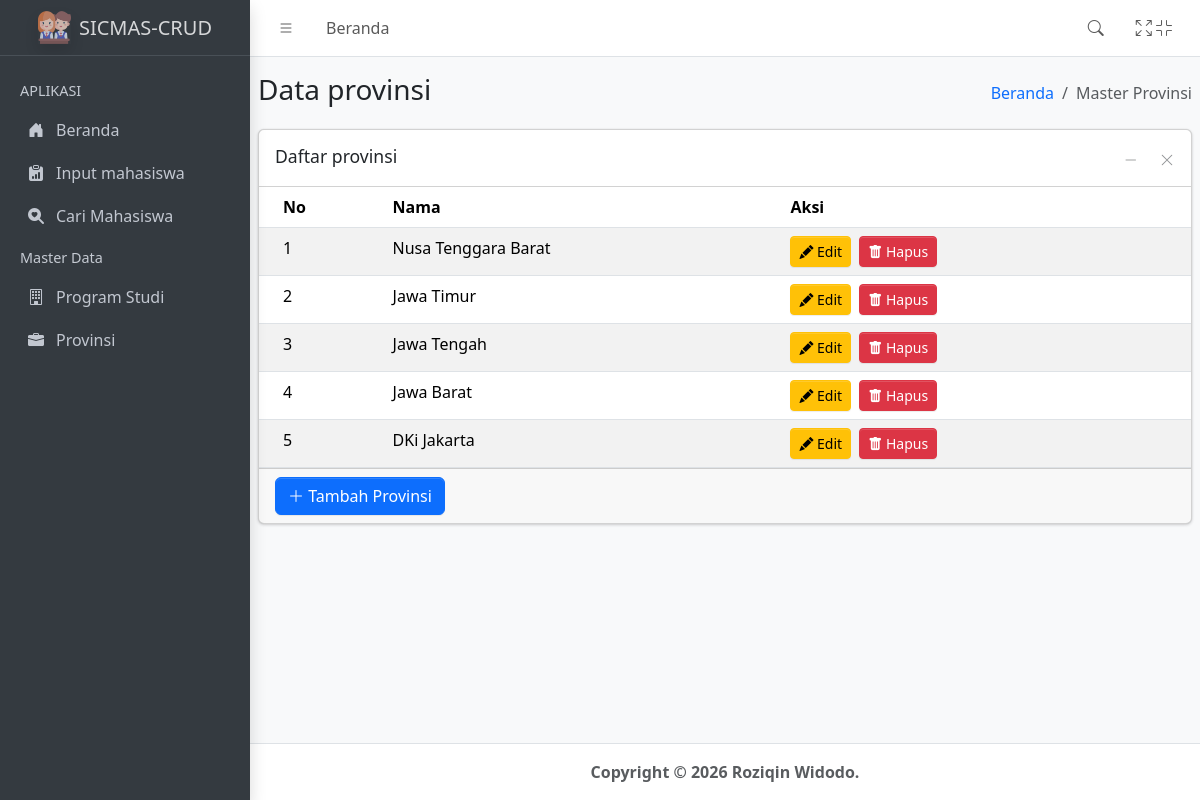
The app's page /crud-mahasiswa/master-provinsi-list.php with its own data.
### tables this page shows
CREATE TABLE `tb_provinsi` (
  `id_provinsi` smallint NOT NULL AUTO_INCREMENT,
  `nama_provinsi` varchar(50) NOT NULL,
  PRIMARY KEY (`id_provinsi`)
);

### crud-mahasiswa/config/db-config.php (called while the page is built, shortened)
<?php
class Database{
    private $db_host = "db";
    private $db_user = "root";
    private $db_pass = "root";
    private $db_name = "belajar-php-db";
    public function getConnection(){
        try{
            $this->conn = new mysqli(
                $this->db_host,
                $this->db_user,
                $this->db_pass,
                $this->db_name
            );
        }catch(Exception $e){
            die("Connection Error : ". $e->getMessage);
        }
    }
}

### crud-mahasiswa/config/master.php (called while the page is built, shortened)
<?php
include_once 'db-config.php';
class MasterData extends Database{
    public function getProvinsi(){
        $query = "SELECT * FROM tb_provinsi";
        $result = $this->conn->query($query);
        $provinsi = [];
        if($result->num_rows >0){
            while($row = $result->fetch_assoc()){
                $provinsi[] = [
                    'id' => $row['id_provinsi'],
                    'nama' => $row['nama_provinsi']
                ];
            }
        }
        return $provinsi;
    }
}

### crud-mahasiswa/master-provinsi-list.php (the view, shortened to what this page needs)
<?php
include_once 'config/master.php';
$master = new masterData();
$prov = $master->getProvinsi();
?>
<!DOCTYPE html>
<html lang="en">
<head>
   <?php include_once 'template/header.php'; ?>
<body class="layout-fixed fixed-header fixed-footer sidebar-expand-lg sidebar-open bg-body-tertiary">
    <div class="app-wrapper">
        <?php
            include 'template/navbar.php';
            include 'template/sidebar.php';
        ?>
        <main class="app-main">
            <div class="app-content-header">
                <div class="content-fluid">
                    <div class="row">
                        <div class="col-sm 6">
                            <h3 class="mb-0">Data provinsi</h3>
                        </div>
                        <div class="col-sm-6">
                            <ol class="breadcrumb float-sm-end">
                                <li class="breadcrumb-item"><a href="index.php">Beranda</a></li>
                                <li class="breadcrumb-item active" aria-current="page">Master Provinsi</li>
                            </ol>
                        </div>
                    </div>
                </div>
            </div>
            <div class="app-content">
                <div class="content-fluid">
                    <div class="row">
                        <div class="col-12">
                            <div class="card">
                                <div class="card-header">
                                    <h3 class="card-title">Daftar provinsi</h3>
                                    <div class="card-tools">
                                        <button type="button" class="btn btn-tool" data-lte-toggle="card-collapse" title="Collapse">
                                            <i class="bi bi-dash-lg" data-lte-icon="collapse"></i>
                                        </button>
                                        <button type="button" class="btn btn-tool" data-lte-toggle="card-remove" title="Remove">
                                            <i class="bi bi-x-lg"></i>
                                        </button>
                                    </div>
                                </div>
                                <div class="card-body p-0 table-responsive">
                                    <table class="table table-striped" role="table">
                                        <thead>
                                            <tr>
                                                <th>No</th>
                                                <th>Nama</th>
                                                <th class="tex-center">Aksi</th>
                                            </tr>
                                        </thead>
                                        <tbody>
                                                <?php
                                                if(count($prov) == 0){
                                                    ?><tr>
                                                    <td colspan="3">Data masih kosong</td> <tr>
                                                    <?php
                                                }else{
                                                    foreach($prov as $index => $provinsi){
                                                        ?>
                                                        <tr>
                                                            <td><?= ($index + 1); ?></td>
                                                            <td><?= $provinsi['nama']; ?></td>
                                                            <td>
                                                            <?php
                                                             echo'<button type="button" class="btn btn-sm btn-warning me-1" onclick="window.location.href=\'master-provinsi-edit.php?id='.$provinsi['id'].'\'">
                                                                    <i class="bi bi-pencil-fill"></i> Edit
                                                                </button>
                                                                <button type="button" class="btn btn-sm btn-danger" onclick="if(confirm(\'Yakin ingin menghapus data program ini?\')){window.location.href=\'proses/proses-provinsi.php?aksi=deleteprovinsi&id='.$provinsi['id'].'\'}">
                                                                   <i class="bi bi-trash-fill"></i> Hapus
                                                                </button>
                                                                ';
                                                            ?>
                                                            </td>
                                                        </tr>
                                                        <?php
                                                    }
                                                }
                                                ?>
                                        </tbody>
                                    </table>
                                </div>
                                <div class="card-footer">
                                    <button type="button" class="btn btn-primary" onclick="window.location.href='master-provinsi-input.php'">
                                        <i class="bi bi-plus-lg"></i>
                                        Tambah Provinsi
                                    </button>
                                </div>
                            </div>
                        </div>
                    </div>
                </div>
            </div>
        </main>
        <?php include 'template/footer.php'; ?>
    </div>
</body>
</html>

### records on screen
tb_provinsi: nama_provinsi "Nusa Tenggara Barat"
tb_provinsi: nama_provinsi "Jawa Timur"
tb_provinsi: nama_provinsi "Jawa Tengah"
tb_provinsi: nama_provinsi "Jawa Barat"
tb_provinsi: nama_provinsi "DKi Jakarta"
